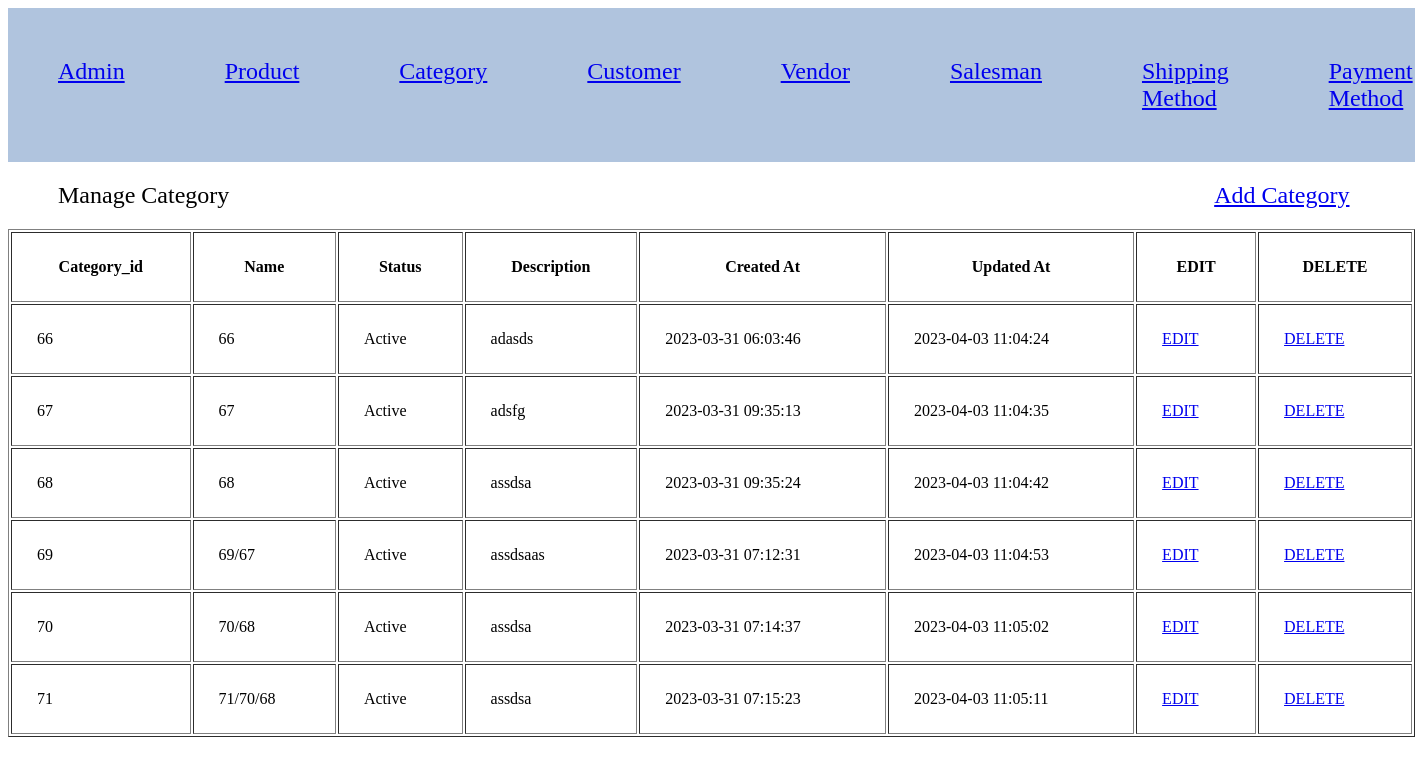
The page /project-manan-dharsandiya/index.php?c=category&a=grid on the database its author committed.
### tables this page shows
CREATE TABLE `category` (
  `category_id` int(11) NOT NULL,
  `parent_id` int(11) NOT NULL,
  `path` varchar(100) DEFAULT NULL,
  `name` varchar(255) NOT NULL,
  `status` tinyint(4) NOT NULL,
  `description` varchar(255) NOT NULL,
  `created_at` datetime NOT NULL,
  `updated_at` datetime DEFAULT NULL
);

### project-manan-dharsandiya/Model/Core/View.php (called while the page is built, shortened)
<?php
class Model_Core_View
{
	protected $data = [];
	protected $template = null;
	public function __get($key)
	{
		return $this->data[$key];
	}
	public function setData($data)
	{
		$this->data = $data;
		return $this;
	}
	public function setTemplate($template)
	{
		$this->template = $template;
		return $this;
	}
	public function getTemplate()
	{
		return $this->template;
	}
	public function render()
	{
		require 'View' . DS . $this->getTemplate();
	}
	public function getUrl($action = null, $controller = null, $params = [], $resetParam = false)
	{
		return Ccc::getModel('Core_Url')->getUrl($action, $controller, $params, $resetParam);
	}
}
?>

### project-manan-dharsandiya/Controller/Core/Action.php (called while the page is built, shortened)
<?php
class Controller_Core_Action
{
	protected $view = null;
	public function setView($view)
	{
		$this->view = $view;
		return $this;
	}
	public function getView()
	{
		if ($this->view) {
			return $this->view;
		}
		$view = Ccc::getModel('Core_View');
		return $view;
	}
	public function render()
	{
		return $this->getView()->render();
	}
}
?>

### project-manan-dharsandiya/Controller/Category.php (called while the page is built, shortened)
<?php
class Controller_Category extends Controller_Core_Action
{
	public function gridAction()
	{
		try {
			$query = "SELECT * FROM `category` ORDER BY `path` ASC;";
			$categories =  Ccc::getModel('Category_Row')->fetchAll($query);
			$this->render();
		} catch (Exception $e) {
		}
	}
}
?>

### project-manan-dharsandiya/Controller/Core/Front.php (called while the page is built, shortened)
<?php
class Controller_Core_Front
{
	public function init()
	{
		$request = Ccc::getModel('Core_Request');
		$controller = new $controllerClassName();
		$actionName = $request->getActionName().'Action';
		$controller->$actionName();
	}
}
?>

### project-manan-dharsandiya/Index.php (called while the page is built, shortened)
<?php
spl_autoload_register(function ($className) {
    $classPath = str_replace('_', '/', $className);
});
class Ccc
{
	public static function init()
	{
		$front = new Controller_Core_Front();
		$front->init();
	}
	public static function getModel($className)
	{
		return new $className();
	}
}
Ccc::init();
?>

### project-manan-dharsandiya/Model/Core/Url.php (called while the page is built, shortened)
<?php
class Model_Core_Url
{
	public function getUrl($action = null, $controller = null, $params = [], $resetParam = false)
	{
		$request = Ccc::getModel('Core_Request');
		$final = $request->getParams();
		if ($resetParam) {
			$final = [];
		}
		if ($controller) {
			$final['c'] = $controller;
		}
		else {
			$final['c'] = $request->getControllerName();
		}
		if ($action) {
			$final['a'] = $action;
		}
		else {
			$final['a'] = $request->getActionName();
		}
		if ($params) {
			$final = array_merge($final, $params);
		}
		$queryString = http_build_query($final);
		$url = $_SERVER['REQUEST_SCHEME'] . "://" . $_SERVER['HTTP_HOST'] . $_SERVER['SCRIPT_NAME'] . "?" . $queryString;
		return $url;
	}
}
?>

### project-manan-dharsandiya/Model/Core/Request.php (called while the page is built, shortened)
<?php
class Model_Core_Request
{
	public function getParams($key=null, $value=null)
	{
		if ($key == null) {
			return $_GET;
		}
		if (array_key_exists($key, $_GET)) {
			return $_GET[$key];
		}
		return $value;
	}
	public function getControllerName()
	{
		return $this->getParams('c', 'Index');
	}
}
?>

### project-manan-dharsandiya/Model/Core/Table/Row.php (called while the page is built, shortened)
<?php
class Model_Core_Table_Row
{
	protected $data = [];
	protected $table = null;
	public function setTable($table)
	{
		$this->table = $table;
		return $this;
	}
	public function getTable()
	{
		if ($this->table) {
			return $this->table;
		}
		return $this->table;
	}
	public function __get($key)
	{
		if (array_key_exists($key, $this->data)) {
			return $this->data[$key];
		}
		return null;
	}
	public function setData($data)
	{
		$this->data = array_merge($this->data, $data);
		return $this;
	}
	public function fetchAll($query)
	{
		$result = $this->getTable()->fetchAll($query);
		$rows = [];
		foreach ($result as $row) {
			 $rows[] = (new $this)->setData($row)->setTable($this->getTable());
		}
		return $rows;
	}
}
?>

### project-manan-dharsandiya/Model/Core/Adapter.php (called while the page is built, shortened)
<?php
class Model_Core_Adapter
{
	public $config = [
		'host' => 'localhost',
		'username' => 'root',
		'password' => '',
		'dbname' => 'project-manan-dharsandiya1'
	];
	public function connect(){
		$connect = mysqli_connect(
			$this->config['host'],
			$this->config['username'],
			$this->config['password'],
			$this->config['dbname']
		);
		return $connect;
	}
	public function fetchAll($query){
		$connect = $this->connect();
		$result = mysqli_query($connect, $query);
		if ($result->num_rows > 0) {
			return $result->fetch_all(MYSQLI_ASSOC);
		}
		return false;
	}
}
?>

### project-manan-dharsandiya/Model/Core/Table.php (called while the page is built, shortened)
<?php
class Model_Core_Table
{
	public function getAdapter()
	{
		$adapter = Ccc::getModel('Core_Adapter');
		return $adapter;
	}
	public function fetchAll($query)
	{
		return $this->getAdapter()->fetchAll($query);
	}
}
?>

### project-manan-dharsandiya/Model/Category/Row.php (called while the page is built, shortened)
<?php
class Model_Category_Row extends Model_Core_Table_Row
{
	public function getStatusOptions()
	{
		return [
			self::STATUS_ACTIVE => self::STATUS_ACTIVE_LBL,
			self::STATUS_INACTIVE => self::STATUS_INACTIVE_LBL
		];
	}
	public function getStatusText()
	{
		$statues = $this->getStatusOptions();
		if (array_key_exists($this->status, $statues)) {
			return $statues[$this->status];
		}
		return $statues[self::STATUS_DEFAULT];
	}
}
?>

### project-manan-dharsandiya/View/category/grid.phtml (the view, shortened to what this page needs)
<?php
$categories = $this->categories;
?>
<!DOCTYPE html>
<html>
<head>
	<link rel="stylesheet" type="text/css" href="Skin/css/style.css">
</head>
<body>
	<div class="body">
		<div class="box">Manage Category</div>
		<div class="link">
			<a href="<?php echo $this->getUrl('add', null , [], true);?>">Add Category</a>
		</div>
	</div>
	<table width="100%" cellpadding="25%" border="1px">
		<?php if (!$categories): ?>
		<tr>
			<td colspan="8" align="center"><b>No data found.</b></td>
		</tr>
		<?php else: ?>
		<tr>
			<th>Category_id</th>
			<th>Name</th>
			<th>Status</th>
			<th>Description</th>
			<th>Created At</th>
			<th>Updated At</th>
			<th>EDIT</th>
			<th>DELETE</th>
		</tr>
		<?php foreach ($categories as $category) : ?>
		<tr>
			<td><?php echo $category->category_id; ?></td>
			<td><?php echo $category->path; ?></td>
			<td><?php echo $category->getStatusText(); ?></td>
			<td><?php echo $category->description; ?></td>
			<td><?php echo $category->created_at; ?></td>
			<td><?php echo $category->updated_at; ?></td>
			<td><a href="<?php echo $this->getUrl('edit', null, ['id'=> $category->category_id], true);?>">EDIT</a></td>
			<td><a href="<?php echo $this->getUrl('delete', null , ['id'=> $category->category_id], true);?>">DELETE</a></td>
		</tr>
		<?php endforeach; ?>
		<?php endif; ?>
	</table>
</body>
</html>

### project-manan-dharsandiya/Skin/css/style.css (style rules this page uses)
.body { display: flex; width: 100%; margin-top: 20px; margin-bottom: 20px; font-size: 150% }
.box { margin-left: 50px; }
.link { margin-left: 70%; }

### rows shown on the page
category: category_id "66", path "66", status "Active", description "adasds", created_at "2023-03-31 06:03:46", updated_at "2023-04-03 11:04:24"
category: category_id "67", path "67", status "Active", description "adsfg", created_at "2023-03-31 09:35:13", updated_at "2023-04-03 11:04:35"
category: category_id "68", path "68", status "Active", description "assdsa", created_at "2023-03-31 09:35:24", updated_at "2023-04-03 11:04:42"
category: category_id "69", path "69/67", status "Active", description "assdsaas", created_at "2023-03-31 07:12:31", updated_at "2023-04-03 11:04:53"
category: category_id "70", path "70/68", status "Active", description "assdsa", created_at "2023-03-31 07:14:37", updated_at "2023-04-03 11:05:02"
category: category_id "71", path "71/70/68", status "Active", description "assdsa", created_at "2023-03-31 07:15:23", updated_at "2023-04-03 11:05:11"
